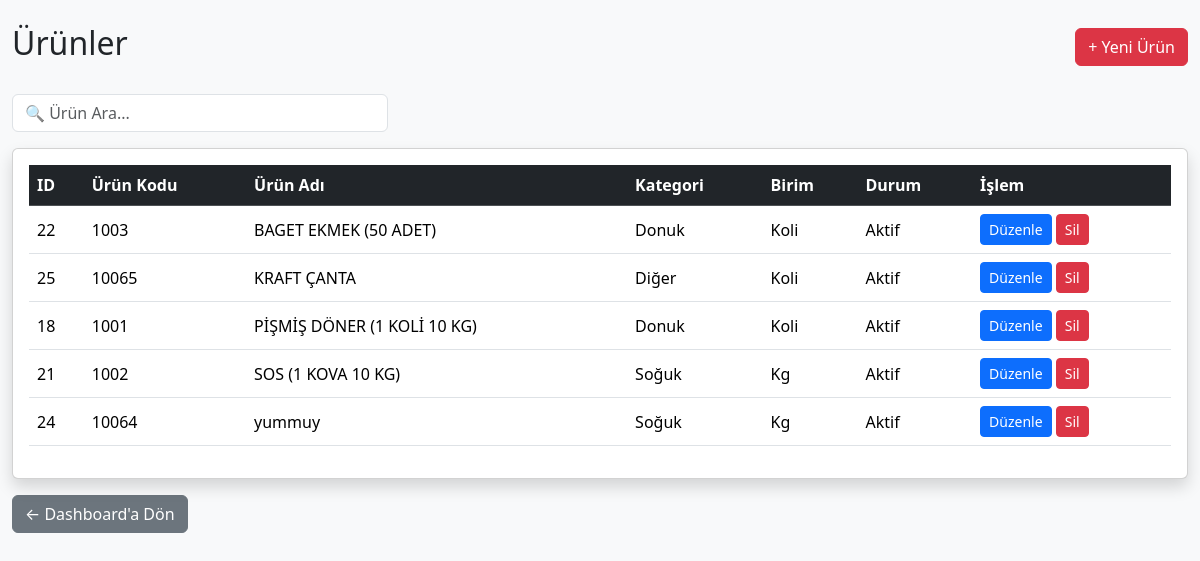
The page /urunler (signed in) on the database its author committed.
### tables this page shows
CREATE TABLE urunler(

            id INTEGER PRIMARY KEY AUTOINCREMENT,

            urun_kodu TEXT NOT NULL UNIQUE,

            urun_adi TEXT NOT NULL,

            kategori TEXT,

            birim TEXT,

            durum TEXT

        , palet_kapasitesi INTEGER DEFAULT 0, urun_tipi TEXT DEFAULT 'Donuk', koli_agirligi REAL DEFAULT 0, fiyat REAL DEFAULT 0, tedarik_sekli TEXT DEFAULT 'Merkez');

### src/main.py (the view)
@app.route("/urunler")
def urunler():
    sonuc = admin_kontrol()
    if sonuc:
        return sonuc
    liste = get_urunler()
    return render_template(
        "urunler.html",
        urunler=liste
    )

### src/database.py (called while the page is built)
def connect_database():
    print("DB =", os.path.abspath(DB_NAME))
    return sqlite3.connect(DB_NAME)

def get_urunler():
    conn = connect_database()
    cursor = conn.cursor()
    cursor.execute("""
        SELECT
            id,
            urun_kodu,
            urun_adi,
            kategori,
            birim,
            durum,
            palet_kapasitesi,
            urun_tipi,
            koli_agirligi,
            tedarik_sekli

        FROM urunler

        ORDER BY urun_adi
    """)
    sonuc = cursor.fetchall()
    conn.close()
    return sonuc

### src/main.py (called while the page is built)
@app.before_request
def test():
    print(
        "METHOD:",
        request.method,
        "URL:",
        request.path
    )

def admin_kontrol():
    if "giris" not in session:
        return redirect("/")
    if session.get("yetki") != "admin":
        abort(403)
    return None

### templates/urunler.html (shortened to what this page needs)
<!DOCTYPE html>
<html lang="tr">
<head>
    <link href="https://cdn.jsdelivr.net/npm/bootstrap@5.3.3/dist/css/bootstrap.min.css" rel="stylesheet">
</head>
<body class="bg-light">
<div class="container-fluid mt-4">
    <div class="d-flex justify-content-between align-items-center mb-4">
        <h2>Ürünler</h2>
        <a href="/yeni-urun" class="btn btn-danger">
            + Yeni Ürün
        </a>
    </div>
    <div class="row mb-3">
        <div class="col-md-4">
            <input
                type="text"
                id="aramaKutusu"
                class="form-control"
                placeholder="🔍 Ürün Ara...">
        </div>
    </div>
    <div class="card shadow">
        <div class="card-body">
            <table class="table table-hover align-middle">
                <thead class="table-dark">
                    <tr>
                        <th>ID</th>
                        <th>Ürün Kodu</th>
                        <th>Ürün Adı</th>
                        <th>Kategori</th>
                        <th>Birim</th>
                        <th>Durum</th>
                        <th>İşlem</th>
                    </tr>
                </thead>
                <tbody>
                {% if urunler %}
                    {% for u in urunler %}
                    <tr class="urunSatiri">
                        <td>{{ u[0] }}</td>
                        <td>{{ u[1] }}</td>
                        <td>{{ u[2] }}</td>
                        <td>{{ u[3] }}</td>
                        <td>{{ u[4] }}</td>
                        <td>{{ u[5] }}</td>
                        <td>
                            <a href="/urun-duzenle/{{u[0]}}" class="btn btn-primary btn-sm">
                                Düzenle
                            </a>
                            <a
                                href="/urun-sil/{{u[0]}}"
                                class="btn btn-danger btn-sm"
                                onclick="return confirm('Ürün silinsin mi?');">
                                Sil
                            </a>
                        </td>
                    </tr>
                    {% endfor %}
                {% else %}
                    <tr>
                        <td colspan="7" class="text-center text-muted p-5">
                            Henüz kayıtlı ürün bulunmuyor.
                        </td>
                    </tr>
                {% endif %}
                </tbody>
            </table>
        </div>
    </div>
    <div class="mt-3">
        <a href="/dashboard" class="btn btn-secondary">
            ← Dashboard'a Dön
        </a>
    </div>
</div>
</body>
</html>

### rows shown on the page
urunler: id "22", urun_kodu "1003", urun_adi "BAGET EKMEK (50 ADET)", kategori "Donuk", birim "Koli", durum "Aktif"
urunler: id "25", urun_kodu "10065", urun_adi "KRAFT ÇANTA", kategori "Diğer", birim "Koli", durum "Aktif"
urunler: id "18", urun_kodu "1001", urun_adi "PİŞMİŞ DÖNER (1 KOLİ 10 KG)", kategori "Donuk", birim "Koli", durum "Aktif"
urunler: id "21", urun_kodu "1002", urun_adi "SOS (1 KOVA 10 KG)", kategori "Soğuk", birim "Kg", durum "Aktif"
urunler: id "24", urun_kodu "10064", urun_adi "yummuy", kategori "Soğuk", birim "Kg", durum "Aktif"
